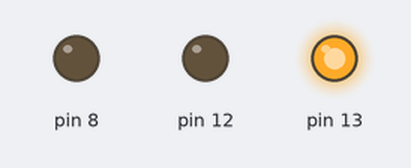
This sketch was run on a simulated Arduino Uno, built with avr-gcc and run on an emulated ATmega328P. Parts: output pins drawn as LEDs (lit = HIGH).

Above: at 1.5 s.
At 3.2 s:
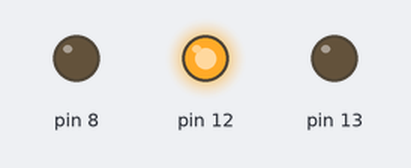
At 3.7 s:
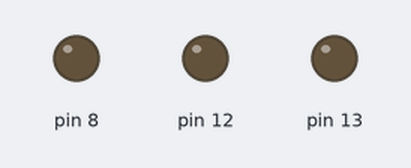
At 6.0 s:
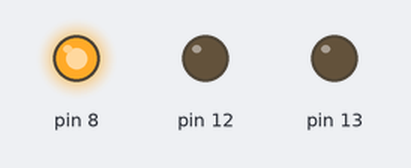
Timing chart, 0 to 9.8 s (numbered marks = the images above):
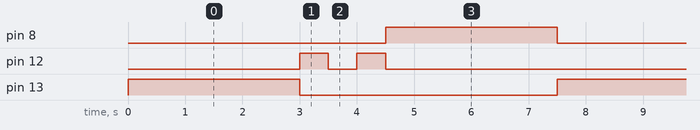

The sketch:

TrafficLight.ino
```cpp
// C++ code
//


				//Traffic Light
void setup()
{
  pinMode(13, OUTPUT);
  pinMode(12, OUTPUT);
  pinMode(8, OUTPUT);


}

void loop()
{

  //Imagine as green
 digitalWrite(13,HIGH);
  delay(3000);
  digitalWrite(13,LOW);

  //Imagine as yellow
 digitalWrite(12,HIGH);
  delay(500);
  digitalWrite(12,LOW);
  delay(500);


  //Repeat the code to blink twice
   digitalWrite(12,HIGH);
  delay(500);
  digitalWrite(12,LOW);

  //Imagine as red
 digitalWrite(8,HIGH);
  delay(3000);
  digitalWrite(8,LOW);


}
```

Measured:
- by itself, pin 8, pin 13: alternates HIGH for 3.0 s and LOW for 4.5 s
- by itself, pin 12: repeats every 7.5 s: LOW 0.50 s, HIGH 0.50 s, LOW 6.0 s, HIGH 0.50 s
- by itself, everything shown: repeats every 7.5 s, in 6 steps
